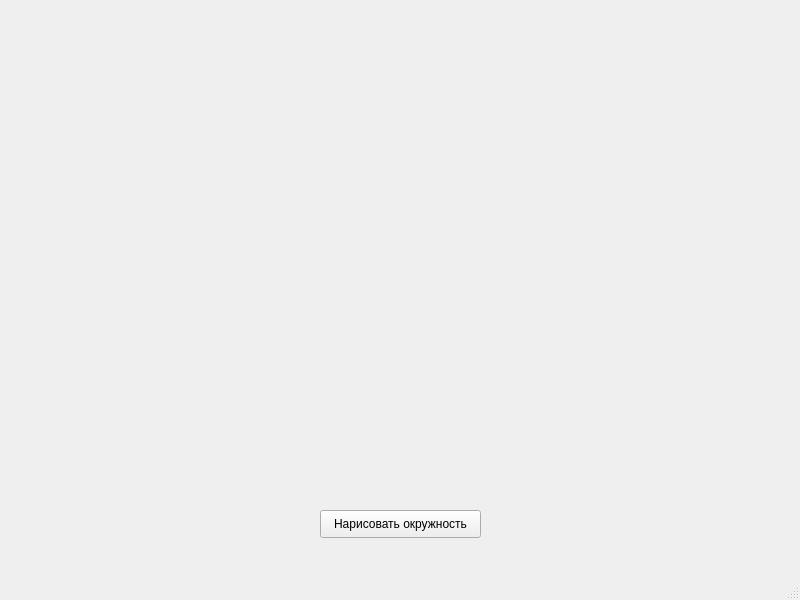
<?xml version="1.0" encoding="UTF-8"?>
<ui version="4.0">
 <class>MainWindow</class>
 <widget class="QMainWindow" name="MainWindow">
  <property name="geometry">
   <rect>
    <x>0</x>
    <y>0</y>
    <width>800</width>
    <height>600</height>
   </rect>
  </property>
  <property name="windowTitle">
   <string>MainWindow</string>
  </property>
  <widget class="QWidget" name="centralwidget">
   <widget class="QPushButton" name="btn">
    <property name="geometry">
     <rect>
      <x>320</x>
      <y>510</y>
      <width>161</width>
      <height>28</height>
     </rect>
    </property>
    <property name="text">
     <string>Нарисовать окружность</string>
    </property>
   </widget>
  </widget>
  <widget class="QMenuBar" name="menubar">
   <property name="geometry">
    <rect>
     <x>0</x>
     <y>0</y>
     <width>800</width>
     <height>26</height>
    </rect>
   </property>
  </widget>
  <widget class="QStatusBar" name="statusbar"/>
 </widget>
 <resources/>
 <connections/>
</ui>
